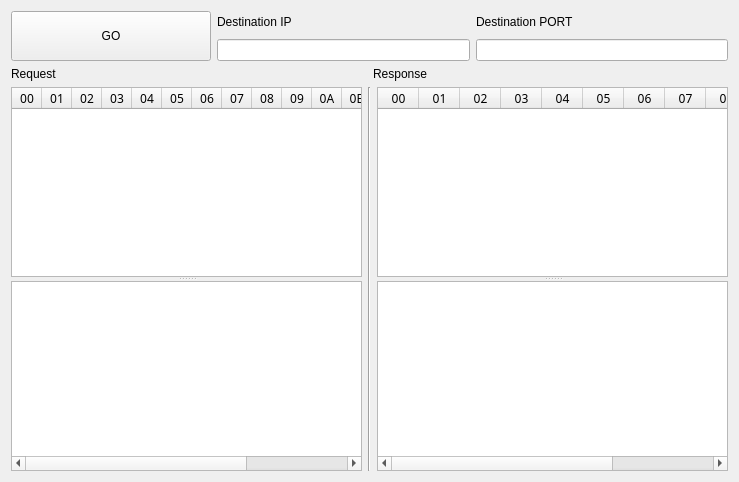
      <widget class="QWidget" name="tab_6">
       <attribute name="title">
        <string>Repeater</string>
       </attribute>
       <layout class="QGridLayout" name="gridLayout_10">
        <item row="0" column="0">
         <layout class="QGridLayout" name="gridLayout_9">
          <item row="0" column="0">
           <layout class="QGridLayout" name="gridLayout_8">
            <item row="0" column="0" rowspan="2">
             <widget class="QPushButton" name="pushButton_go_2">
              <property name="minimumSize">
               <size>
                <width>200</width>
                <height>50</height>
               </size>
              </property>
              <property name="text">
               <string>GO</string>
              </property>
             </widget>
            </item>
            <item row="0" column="1">
             <widget class="QLabel" name="repeater_ip">
              <property name="text">
               <string>Destination IP</string>
              </property>
             </widget>
            </item>
            <item row="0" column="2">
             <widget class="QLabel" name="repeater_port">
              <property name="text">
               <string>Destination PORT</string>
              </property>
             </widget>
            </item>
            <item row="1" column="1">
             <widget class="QLineEdit" name="repeater_ip_box">
              <property name="maximumSize">
               <size>
                <width>16777215</width>
                <height>16777215</height>
               </size>
              </property>
             </widget>
            </item>
            <item row="1" column="2">
             <widget class="QLineEdit" name="repeater_port_box">
              <property name="maximumSize">
               <size>
                <width>16777215</width>
                <height>16777215</height>
               </size>
              </property>
             </widget>
            </item>
           </layout>
          </item>
          <item row="1" column="0">
           <layout class="QGridLayout" name="gridLayout_7">
            <item row="0" column="0">
             <widget class="QLabel" name="Request">
              <property name="text">
               <string>Request</string>
              </property>
             </widget>
            </item>
            <item row="0" column="1">
             <widget class="QLabel" name="Response">
              <property name="text">
               <string>Response</string>
              </property>
             </widget>
            </item>
            <item row="1" column="0" colspan="2">
             <layout class="QHBoxLayout" name="horizontalLayout_2">
              <item>
               <widget class="QSplitter" name="splitter_5">
                <property name="orientation">
                 <enum>Qt::Vertical</enum>
                </property>
                <widget class="QTableWidget" name="tableWidget_hexTable_3">
                 <property name="minimumSize">
                  <size>
                   <width>351</width>
                   <height>0</height>
                  </size>
                 </property>
                 <property name="baseSize">
                  <size>
                   <width>0</width>
                   <height>0</height>
                  </size>
                 </property>
                 <property name="font">
                  <font>
                   <pointsize>10</pointsize>
                  </font>
                 </property>
                 <property name="lineWidth">
                  <number>0</number>
                 </property>
                 <property name="horizontalScrollBarPolicy">
                  <enum>Qt::ScrollBarAlwaysOff</enum>
                 </property>
                 <property name="gridStyle">
                  <enum>Qt::NoPen</enum>
                 </property>
                 <property name="cornerButtonEnabled">
                  <bool>false</bool>
                 </property>
                 <attribute name="horizontalHeaderCascadingSectionResizes">
                  <bool>true</bool>
                 </attribute>
                 <attribute name="horizontalHeaderDefaultSectionSize">
                  <number>30</number>
                 </attribute>
                 <attribute name="horizontalHeaderMinimumSectionSize">
                  <number>30</number>
                 </attribute>
                 <attribute name="verticalHeaderVisible">
                  <bool>false</bool>
                 </attribute>
                 <column>
                  <property name="text">
                   <string>00</string>
                  </property>
                  <property name="font">
                   <font>
                    <family>D2Coding</family>
                    <pointsize>9</pointsize>
                    <weight>50</weight>
                    <bold>false</bold>
                   </font>
                  </property>
                  <property name="textAlignment">
                   <set>AlignCenter</set>
                  </property>
                 </column>
                 <column>
                  <property name="text">
                   <string>01</string>
                  </property>
                  <property name="font">
                   <font>
                    <family>D2Coding</family>
                    <pointsize>9</pointsize>
                   </font>
                  </property>
                  <property name="textAlignment">
                   <set>AlignCenter</set>
                  </property>
                 </column>
                 <column>
                  <property name="text">
                   <string>02</string>
                  </property>
                  <property name="font">
                   <font>
                    <family>D2Coding</family>
                    <pointsize>9</pointsize>
                   </font>
                  </property>
                  <property name="textAlignment">
                   <set>AlignCenter</set>
                  </property>
                 </column>
                 <column>
                  <property name="text">
                   <string>03</string>
                  </property>
                  <property name="font">
                   <font>
                    <family>D2Coding</family>
                    <pointsize>9</pointsize>
                   </font>
                  </property>
                  <property name="textAlignment">
                   <set>AlignCenter</set>
                  </property>
                 </column>
                 <column>
                  <property name="text">
                   <string>04</string>
                  </property>
                  <property name="font">
                   <font>
                    <family>D2Coding</family>
                    <pointsize>9</pointsize>
                   </font>
                  </property>
                  <property name="textAlignment">
                   <set>AlignCenter</set>
                  </property>
                 </column>
                 <column>
                  <property name="text">
                   <string>05</string>
                  </property>
                  <property name="font">
                   <font>
                    <family>D2Coding</family>
                    <pointsize>9</pointsize>
                   </font>
                  </property>
                  <property name="textAlignment">
                   <set>AlignCenter</set>
                  </property>
                 </column>
                 <column>
                  <property name="text">
                   <string>06</string>
                  </property>
                  <property name="font">
                   <font>
                    <family>D2Coding</family>
                    <pointsize>9</pointsize>
                   </font>
                  </property>
                  <property name="textAlignment">
                   <set>AlignCenter</set>
                  </property>
                 </column>
                 <column>
                  <property name="text">
                   <string>07</string>
                  </property>
                  <property name="font">
                   <font>
                    <family>D2Coding</family>
                    <pointsize>9</pointsize>
                   </font>
                  </property>
                  <property name="textAlignment">
                   <set>AlignCenter</set>
                  </property>
                 </column>
                 <column>
                  <property name="text">
                   <string>08</string>
                  </property>
                  <property name="font">
                   <font>
                    <family>D2Coding</family>
                    <pointsize>9</pointsize>
                   </font>
                  </property>
                  <property name="textAlignment">
                   <set>AlignCenter</set>
                  </property>
                 </column>
                 <column>
                  <property name="text">
                   <string>09</string>
                  </property>
                  <property name="font">
                   <font>
                    <family>D2Coding</family>
                    <pointsize>9</pointsize>
                   </font>
                  </property>
                  <property name="textAlignment">
                   <set>AlignCenter</set>
                  </property>
                 </column>
                 <column>
                  <property name="text">
                   <string>0A</string>
                  </property>
                  <property name="font">
                   <font>
                    <family>D2Coding</family>
                    <pointsize>9</pointsize>
                   </font>
                  </property>
                  <property name="textAlignment">
                   <set>AlignCenter</set>
                  </property>
                 </column>
                 <column>
                  <property name="text">
                   <string>0B</string>
                  </property>
                  <property name="font">
                   <font>
                    <family>D2Coding</family>
                    <pointsize>9</pointsize>
                   </font>
                  </property>
                  <property name="textAlignment">
                   <set>AlignCenter</set>
                  </property>
                 </column>
                 <column>
                  <property name="text">
                   <string>0C</string>
                  </property>
                  <property name="font">
                   <font>
                    <family>D2Coding</family>
                    <pointsize>9</pointsize>
                   </font>
                  </property>
                  <property name="textAlignment">
                   <set>AlignCenter</set>
                  </property>
                 </column>
                 <column>
                  <property name="text">
                   <string>0D</string>
                  </property>
                  <property name="font">
                   <font>
                    <family>D2Coding</family>
                    <pointsize>9</pointsize>
                   </font>
                  </property>
                  <property name="textAlignment">
                   <set>AlignCenter</set>
                  </property>
                 </column>
                 <column>
                  <property name="text">
                   <string>0E</string>
                  </property>
                  <property name="font">
                   <font>
                    <family>D2Coding</family>
                    <pointsize>9</pointsize>
                   </font>
                  </property>
                  <property name="textAlignment">
                   <set>AlignCenter</set>
                  </property>
                 </column>
                 <column>
                  <property name="text">
                   <string>0F</string>
                  </property>
                  <property name="font">
                   <font>
                    <family>D2Coding</family>
                    <pointsize>9</pointsize>
                   </font>
                  </property>
                  <property name="textAlignment">
                   <set>AlignCenter</set>
                  </property>
                 </column>
                </widget>
                <widget class="QTableWidget" name="tableWidget_stringTable_3">
                 <property name="font">
                  <font>
                   <pointsize>10</pointsize>
                  </font>
                 </property>
                 <property name="showGrid">
                  <bool>false</bool>
                 </property>
                 <property name="gridStyle">
                  <enum>Qt::NoPen</enum>
                 </property>
                 <property name="cornerButtonEnabled">
                  <bool>false</bool>
                 </property>
                 <attribute name="horizontalHeaderVisible">
                  <bool>false</bool>
                 </attribute>
                 <attribute name="horizontalHeaderDefaultSectionSize">
                  <number>30</number>
                 </attribute>
                 <attribute name="horizontalHeaderMinimumSectionSize">
                  <number>30</number>
                 </attribute>
                 <attribute name="verticalHeaderVisible">
                  <bool>false</bool>
                 </attribute>
                 <attribute name="verticalHeaderDefaultSectionSize">
                  <number>30</number>
                 </attribute>
                 <column>
                  <property name="text">
                   <string/>
                  </property>
                 </column>
                 <column>
                  <property name="text">
                   <string/>
                  </property>
                 </column>
                 <column>
                  <property name="text">
                   <string/>
                  </property>
                 </column>
                 <column>
                  <property name="text">
                   <string/>
                  </property>
                 </column>
                 <column>
                  <property name="text">
                   <string/>
                  </property>
                 </column>
                 <column>
                  <property name="text">
                   <string/>
                  </property>
                 </column>
                 <column>
                  <property name="text">
                   <string/>
                  </property>
                 </column>
                 <column>
                  <property name="text">
                   <string/>
                  </property>
                 </column>
                 <column>
                  <property name="text">
                   <string/>
                  </property>
                 </column>
                 <column>
                  <property name="text">
                   <string/>
                  </property>
                 </column>
                 <column>
                  <property name="text">
                   <string/>
                  </property>
                 </column>
                 <column>
                  <property name="text">
                   <string/>
                  </property>
                 </column>
                 <column>
                  <property name="text">
                   <string/>
                  </property>
                 </column>
                 <column>
                  <property name="text">
                   <string/>
                  </property>
                 </column>
                 <column>
                  <property name="text">
                   <string/>
                  </property>
                 </column>
                 <column>
                  <property name="text">
                   <string/>
                  </property>
                 </column>
                </widget>
               </widget>
              </item>
              <item>
               <widget class="Line" name="line">
                <property name="orientation">
                 <enum>Qt::Vertical</enum>
                </property>
               </widget>
              </item>
              <item>
               <widget class="QSplitter" name="splitter_4">
                <property name="orientation">
                 <enum>Qt::Vertical</enum>
                </property>
                <widget class="QTableWidget" name="tableWidget_hexTable_2">
                 <property name="minimumSize">
                  <size>
                   <width>351</width>
                   <height>0</height>
                  </size>
                 </property>
                 <property name="baseSize">
                  <size>
                   <width>0</width>
                   <height>0</height>
                  </size>
                 </property>
                 <property name="font">
                  <font>
                   <family>맑은 고딕</family>
                   <pointsize>10</pointsize>
                   <weight>50</weight>
                   <bold>false</bold>
                  </font>
                 </property>
                 <property name="lineWidth">
                  <number>0</number>
                 </property>
                 <property name="horizontalScrollBarPolicy">
                  <enum>Qt::ScrollBarAlwaysOff</enum>
                 </property>
                 <property name="gridStyle">
                  <enum>Qt::NoPen</enum>
                 </property>
                 <property name="cornerButtonEnabled">
                  <bool>false</bool>
                 </property>
                 <attribute name="horizontalHeaderDefaultSectionSize">
                  <number>30</number>
                 </attribute>
                 <attribute name="horizontalHeaderHighlightSections">
                  <bool>true</bool>
                 </attribute>
                 <attribute name="horizontalHeaderMinimumSectionSize">
                  <number>30</number>
                 </attribute>
                 <attribute name="verticalHeaderVisible">
                  <bool>false</bool>
                 </attribute>
                 <column>
                  <property name="text">
                   <string>00</string>
                  </property>
                  <property name="font">
                   <font>
                    <family>D2Coding</family>
                    <pointsize>9</pointsize>
                    <weight>50</weight>
                    <bold>false</bold>
                   </font>
                  </property>
                  <property name="textAlignment">
                   <set>AlignCenter</set>
                  </property>
                 </column>
                 <column>
                  <property name="text">
                   <string>01</string>
                  </property>
                  <property name="font">
                   <font>
                    <family>D2Coding</family>
                    <pointsize>9</pointsize>
                   </font>
                  </property>
                  <property name="textAlignment">
                   <set>AlignCenter</set>
                  </property>
                 </column>
                 <column>
                  <property name="text">
                   <string>02</string>
                  </property>
                  <property name="font">
                   <font>
                    <family>D2Coding</family>
                    <pointsize>9</pointsize>
                   </font>
                  </property>
                  <property name="textAlignment">
                   <set>AlignCenter</set>
                  </property>
                 </column>
                 <column>
                  <property name="text">
                   <string>03</string>
                  </property>
                  <property name="font">
                   <font>
                    <family>D2Coding</family>
                    <pointsize>9</pointsize>
                   </font>
                  </property>
                  <property name="textAlignment">
                   <set>AlignCenter</set>
                  </property>
                 </column>
                 <column>
                  <property name="text">
                   <string>04</string>
                  </property>
                  <property name="font">
                   <font>
                    <family>D2Coding</family>
                    <pointsize>9</pointsize>
                   </font>
                  </property>
                  <property name="textAlignment">
                   <set>AlignCenter</set>
                  </property>
                 </column>
                 <column>
                  <property name="text">
                   <string>05</string>
                  </property>
                  <property name="font">
                   <font>
                    <family>D2Coding</family>
                    <pointsize>9</pointsize>
                   </font>
                  </property>
                  <property name="textAlignment">
                   <set>AlignCenter</set>
                  </property>
                 </column>
                 <column>
                  <property name="text">
                   <string>06</string>
                  </property>
                  <property name="font">
                   <font>
                    <family>D2Coding</family>
                    <pointsize>9</pointsize>
                   </font>
                  </property>
                  <property name="textAlignment">
                   <set>AlignCenter</set>
                  </property>
                 </column>
                 <column>
                  <property name="text">
                   <string>07</string>
                  </property>
                  <property name="font">
                   <font>
                    <family>D2Coding</family>
                    <pointsize>9</pointsize>
                   </font>
                  </property>
                  <property name="textAlignment">
                   <set>AlignCenter</set>
                  </property>
                 </column>
                 <column>
                  <property name="text">
                   <string>08</string>
                  </property>
                  <property name="font">
                   <font>
                    <family>D2Coding</family>
                    <pointsize>9</pointsize>
                   </font>
                  </property>
                  <property name="textAlignment">
                   <set>AlignCenter</set>
                  </property>
                 </column>
                 <column>
                  <property name="text">
                   <string>09</string>
                  </property>
                  <property name="font">
                   <font>
                    <family>D2Coding</family>
                    <pointsize>9</pointsize>
                   </font>
                  </property>
                  <property name="textAlignment">
                   <set>AlignCenter</set>
                  </property>
                 </column>
                 <column>
                  <property name="text">
                   <string>0A</string>
                  </property>
                  <property name="font">
                   <font>
                    <family>D2Coding</family>
                    <pointsize>9</pointsize>
                   </font>
                  </property>
                  <property name="textAlignment">
                   <set>AlignCenter</set>
                  </property>
                 </column>
                 <column>
                  <property name="text">
                   <string>0B</string>
                  </property>
                  <property name="font">
                   <font>
                    <family>D2Coding</family>
                    <pointsize>9</pointsize>
                   </font>
                  </property>
                  <property name="textAlignment">
                   <set>AlignCenter</set>
                  </property>
                 </column>
                 <column>
                  <property name="text">
                   <string>0C</string>
                  </property>
                  <property name="font">
                   <font>
                    <family>D2Coding</family>
                    <pointsize>9</pointsize>
                   </font>
                  </property>
                  <property name="textAlignment">
                   <set>AlignCenter</set>
                  </property>
                 </column>
                 <column>
                  <property name="text">
                   <string>0D</string>
                  </property>
                  <property name="font">
                   <font>
                    <family>D2Coding</family>
                    <pointsize>9</pointsize>
                   </font>
                  </property>
                  <property name="textAlignment">
                   <set>AlignCenter</set>
                  </property>
                 </column>
                 <column>
                  <property name="text">
                   <string>0E</string>
                  </property>
                  <property name="font">
                   <font>
                    <family>D2Coding</family>
                    <pointsize>9</pointsize>
                   </font>
                  </property>
                  <property name="textAlignment">
                   <set>AlignCenter</set>
                  </property>
                 </column>
                 <column>
                  <property name="text">
                   <string>0F</string>
                  </property>
                  <property name="font">
                   <font>
                    <family>D2Coding</family>
                    <pointsize>9</pointsize>
                   </font>
                  </property>
                  <property name="textAlignment">
                   <set>AlignCenter</set>
                  </property>
                 </column>
                </widget>
                <widget class="QTableWidget" name="tableWidget_stringTable_2">
                 <property name="minimumSize">
                  <size>
                   <width>0</width>
                   <height>0</height>
                  </size>
                 </property>
                 <property name="font">
                  <font>
                   <pointsize>10</pointsize>
                  </font>
                 </property>
                 <property name="showGrid">
                  <bool>false</bool>
                 </property>
                 <property name="gridStyle">
                  <enum>Qt::NoPen</enum>
                 </property>
                 <property name="cornerButtonEnabled">
                  <bool>false</bool>
                 </property>
                 <attribute name="horizontalHeaderVisible">
                  <bool>false</bool>
                 </attribute>
                 <attribute name="horizontalHeaderDefaultSectionSize">
                  <number>30</number>
                 </attribute>
                 <attribute name="horizontalHeaderMinimumSectionSize">
                  <number>30</number>
                 </attribute>
                 <attribute name="verticalHeaderVisible">
                  <bool>false</bool>
                 </attribute>
                 <column>
                  <property name="text">
                   <string/>
                  </property>
                 </column>
                 <column>
                  <property name="text">
                   <string/>
                  </property>
                 </column>
                 <column>
                  <property name="text">
                   <string/>
                  </property>
                 </column>
                 <column>
                  <property name="text">
                   <string/>
                  </property>
                 </column>
                 <column>
                  <property name="text">
                   <string/>
                  </property>
                 </column>
                 <column>
                  <property name="text">
                   <string/>
                  </property>
                 </column>
                 <column>
                  <property name="text">
                   <string/>
                  </property>
                 </column>
                 <column>
                  <property name="text">
                   <string/>
                  </property>
                 </column>
                 <column>
                  <property name="text">
                   <string/>
                  </property>
                 </column>
                 <column>
                  <property name="text">
                   <string/>
                  </property>
                 </column>
                 <column>
                  <property name="text">
                   <string/>
                  </property>
                 </column>
                 <column>
                  <property name="text">
                   <string/>
                  </property>
                 </column>
                 <column>
                  <property name="text">
                   <string/>
                  </property>
                 </column>
                 <column>
                  <property name="text">
                   <string/>
                  </property>
                 </column>
                 <column>
                  <property name="text">
                   <string/>
                  </property>
                 </column>
                 <column>
                  <property name="text">
                   <string/>
                  </property>
                 </column>
                </widget>
               </widget>
              </item>
             </layout>
            </item>
           </layout>
          </item>
         </layout>
        </item>
       </layout>
      </widget>
